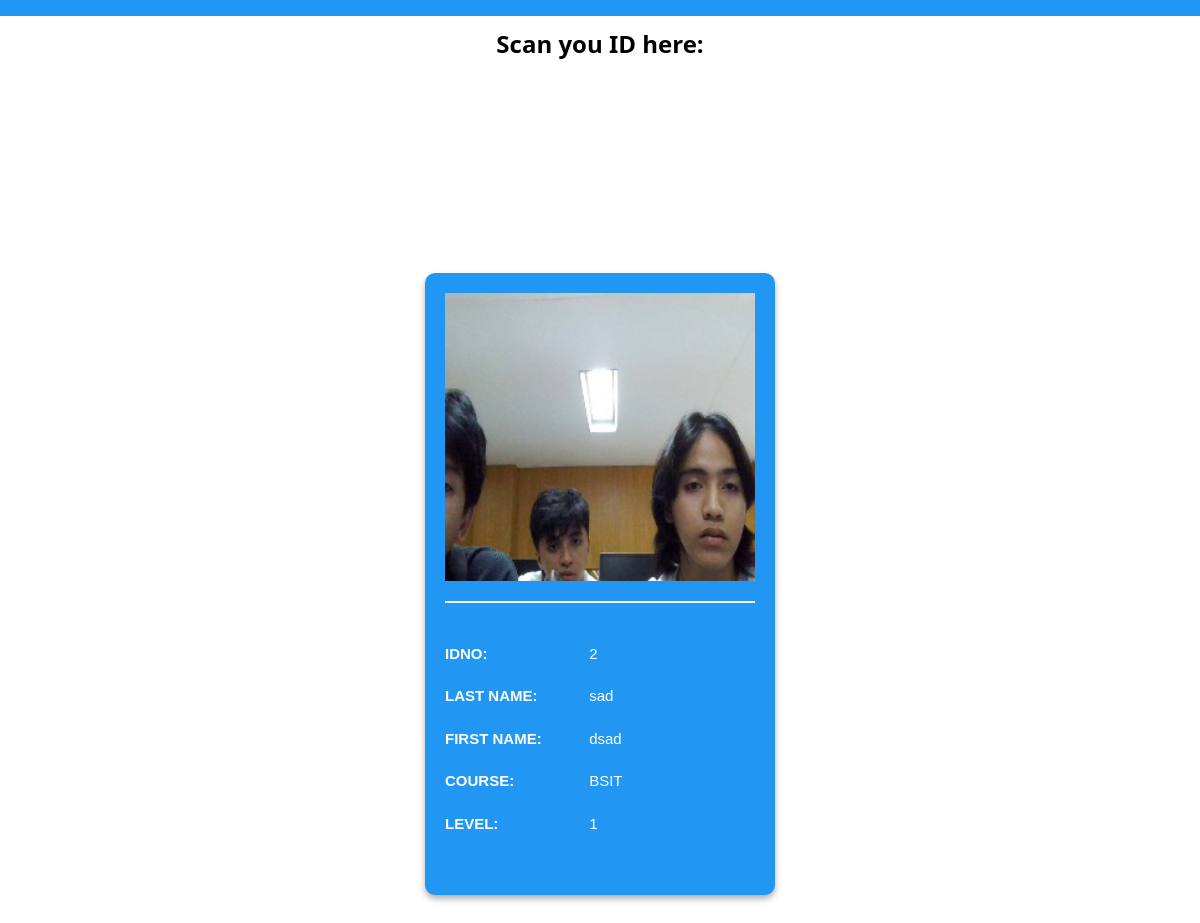
Screenshot of /student/2 with the database file from the repository.
### tables this page shows
CREATE TABLE students (
    idno INTEGER PRIMARY KEY,
    firstname TEXT NOT NULL,
    lastname TEXT NOT NULL,
    course TEXT,
    level TEXT,
    image TEXT
);

### app.py (the view)
@app.route("/student/<int:student_id>")
def student_details(student_id):
    student = get_student(student_id)
    if not student:
        flash("Student not found.")
        return redirect('/')
    return render_template('attendancechecker.html', student=[student])

### app.py (called while the page is built)
def get_student(student_id):
    conn = sqlite3.connect('studentchecker.db')
    cursor = conn.cursor()
    cursor.execute("SELECT idno, lastname, firstname, course, level, image FROM students WHERE idno = ?", (student_id,))
    student = cursor.fetchone()  # Fetch one record
    conn.close()
    if student:
        return {
            'idno': student[0],
            'lastname': student[1],
            'firstname': student[2],
            'course': student[3],
            'level': student[4],
            'image': student[5]  # Assuming this is the correct path
        }
    return None

### templates/attendancechecker.html (shortened to what this page needs)
<!DOCTYPE html>
<html>
	<head>
		<link rel="stylesheet" href="{{ url_for('static',filename='css/w3.css')}}">
	</head>
	<body onload="myfocus()">
		<div class="w3-bar w3-container w3-padding w3-blue" style="display: flex; align-items: center; justify-content: space-between;">
		</div>
<h3 class="w3-center"><b>Scan you ID here:</b></h3>
<div id="student-details">
    {% if student %}
    <div class="student-info-container w3-gray-200">
        {% for student in student %}
            <div class="student-card w3-card w3-blue" >
                <img src="{{ url_for('static', filename='images/' + student['image'].split('/')[-1]) }}" alt="Student Image">
                <div class="info">
                    <p><span class="label">IDNO:</span> <span class="value">{{ student.idno }}</span></p>
                    <p><span class="label">Last Name:</span> <span class="value">{{ student.lastname }}</span></p>
                    <p><span class="label">First Name:</span> <span class="value">{{ student.firstname }}</span></p>
                    <p><span class="label">Course:</span> <span class="value">{{ student.course }}</span></p>
                    <p><span class="label">Level:</span> <span class="value">{{ student.level }}</span></p>
                </div>
            </div>
        {% endfor %}
    </div>
{% endif %}
</div>
    </body>
    </html>

### static/css/w3.css (style rules this page uses)
html { box-sizing:border-box }
*,*:before,*:after { box-sizing:inherit }
html { -ms-text-size-adjust:100%;-webkit-text-size-adjust:100% }
body { margin:0 }
b,strong { font-weight:bolder }
img { border-style:none }
html,body { font-family:Verdana,sans-serif;font-size:15px;line-height:1.5 }
html { overflow-x:hidden }
h3 { font-size:24px }
h1,h2,h3,h4,h5,h6 { font-family:"Segoe UI",Arial,sans-serif;font-weight:400;margin:10px 0 }
img { vertical-align:middle }
.w3-bar { width:100%;overflow:hidden }
.w3-container:after,.w3-container:before,.w3-panel:after,.w3-panel:before,.w3-row:after,.w3-row:before,.w3-row-padding:after,.w3-row-padding:before, .w3-cell-row:before,.w3-cell-row:after,.w3-clear:after,.w3-clear:before,.w3-bar:before,.w3-bar:after { content:"";display:table;clear:both }
.w3-container,.w3-panel { padding:0.01em 16px }
.w3-card,.w3-card-2 { box-shadow:0 2px 5px 0 rgba(0,0,0,0.16),0 2px 10px 0 rgba(0,0,0,0.12) }
.w3-center { text-align:center!important }
.w3-padding { padding:8px 16px!important }
.w3-blue,.w3-hover-blue:hover { color:#fff!important;background-color:#2196F3!important }

### templates/attendancechecker.html (style rules this page uses)
body { background: url('/mnt/data/1.jpg') no-repeat center center fixed; background-size: cover; }
.student-info-container { display: flex; flex-wrap: wrap; justify-content: center; gap: 30px; margin-top: 30px; }
.student-card { width: 350px; background-color: rgba(0, 0, 0, 0.7); border-radius: 10px; box-shadow: 0 4px 6px rgba(0, 0, 0, 0.3); overflow: hidden; text-align: left; padding: 20px; transition: transform 0.3s ease-in-out; margin-bottom: 30px; color: #fff; }
.student-card img { width: 100%; height: 310px; object-fit: cover; border-bottom: 2px solid #f1f1f1; }
.student-card .info { padding: 20px 0; }
.student-card .info p { margin: 20px 0; color: #fff; font-size: 1rem; }
.student-card .info .label { font-weight: bold; color: #fff; display: inline-block; width: 140px; text-align: left; text-transform: uppercase; }
.student-card .info .value { display: inline-block; color: #fff; }
img { display: block; margin-left: auto; margin-right: auto; width: 100%; padding-bottom: 20px; }

### rows the page displays
students: image (picture), idno "2", lastname "sad", firstname "dsad", course "BSIT", level "1"
